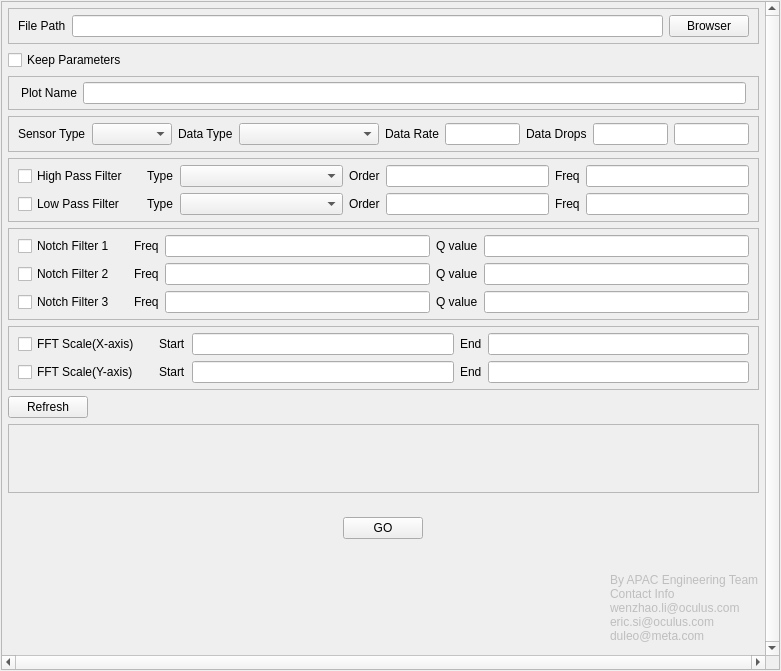
<?xml version="1.0" encoding="UTF-8"?>
<ui version="4.0">
 <class>MainWindow</class>
 <widget class="QMainWindow" name="MainWindow">
  <property name="geometry">
   <rect>
    <x>0</x>
    <y>0</y>
    <width>781</width>
    <height>671</height>
   </rect>
  </property>
  <property name="sizePolicy">
   <sizepolicy hsizetype="Fixed" vsizetype="Fixed">
    <horstretch>1</horstretch>
    <verstretch>0</verstretch>
   </sizepolicy>
  </property>
  <property name="windowTitle">
   <string>MainWindow</string>
  </property>
  <property name="styleSheet">
   <string notr="true">Fusion</string>
  </property>
  <widget class="QWidget" name="centralwidget">
   <property name="sizePolicy">
    <sizepolicy hsizetype="Expanding" vsizetype="Expanding">
     <horstretch>0</horstretch>
     <verstretch>0</verstretch>
    </sizepolicy>
   </property>
   <property name="minimumSize">
    <size>
     <width>0</width>
     <height>451</height>
    </size>
   </property>
   <property name="acceptDrops">
    <bool>true</bool>
   </property>
   <layout class="QVBoxLayout" name="verticalLayout">
    <property name="spacing">
     <number>6</number>
    </property>
    <property name="leftMargin">
     <number>1</number>
    </property>
    <property name="topMargin">
     <number>1</number>
    </property>
    <property name="rightMargin">
     <number>1</number>
    </property>
    <property name="bottomMargin">
     <number>1</number>
    </property>
    <item>
     <widget class="QScrollArea" name="scrollArea">
      <property name="mouseTracking">
       <bool>false</bool>
      </property>
      <property name="tabletTracking">
       <bool>false</bool>
      </property>
      <property name="focusPolicy">
       <enum>Qt::FocusPolicy::StrongFocus</enum>
      </property>
      <property name="acceptDrops">
       <bool>true</bool>
      </property>
      <property name="frameShape">
       <enum>QFrame::Shape::StyledPanel</enum>
      </property>
      <property name="frameShadow">
       <enum>QFrame::Shadow::Raised</enum>
      </property>
      <property name="verticalScrollBarPolicy">
       <enum>Qt::ScrollBarPolicy::ScrollBarAlwaysOn</enum>
      </property>
      <property name="horizontalScrollBarPolicy">
       <enum>Qt::ScrollBarPolicy::ScrollBarAlwaysOn</enum>
      </property>
      <property name="sizeAdjustPolicy">
       <enum>QAbstractScrollArea::SizeAdjustPolicy::AdjustToContents</enum>
      </property>
      <property name="widgetResizable">
       <bool>true</bool>
      </property>
      <widget class="QWidget" name="scrollAreaWidgetContents">
       <property name="geometry">
        <rect>
         <x>0</x>
         <y>0</y>
         <width>765</width>
         <height>655</height>
        </rect>
       </property>
       <property name="sizePolicy">
        <sizepolicy hsizetype="Expanding" vsizetype="Expanding">
         <horstretch>1</horstretch>
         <verstretch>1</verstretch>
        </sizepolicy>
       </property>
       <property name="focusPolicy">
        <enum>Qt::FocusPolicy::NoFocus</enum>
       </property>
       <property name="acceptDrops">
        <bool>true</bool>
       </property>
       <layout class="QVBoxLayout" name="verticalLayout_3">
        <property name="leftMargin">
         <number>6</number>
        </property>
        <property name="topMargin">
         <number>6</number>
        </property>
        <property name="rightMargin">
         <number>6</number>
        </property>
        <property name="bottomMargin">
         <number>6</number>
        </property>
        <item>
         <widget class="QFrame" name="fileBrowserFrm">
          <property name="enabled">
           <bool>true</bool>
          </property>
          <property name="sizePolicy">
           <sizepolicy hsizetype="Expanding" vsizetype="Fixed">
            <horstretch>1</horstretch>
            <verstretch>0</verstretch>
           </sizepolicy>
          </property>
          <property name="acceptDrops">
           <bool>true</bool>
          </property>
          <property name="frameShape">
           <enum>QFrame::Shape::StyledPanel</enum>
          </property>
          <property name="frameShadow">
           <enum>QFrame::Shadow::Sunken</enum>
          </property>
          <property name="lineWidth">
           <number>1</number>
          </property>
          <layout class="QHBoxLayout" name="horizontalLayout_2" stretch="0,0,0">
           <property name="spacing">
            <number>6</number>
           </property>
           <property name="sizeConstraint">
            <enum>QLayout::SizeConstraint::SetNoConstraint</enum>
           </property>
           <property name="topMargin">
            <number>6</number>
           </property>
           <property name="bottomMargin">
            <number>6</number>
           </property>
           <item>
            <widget class="QLabel" name="filaPathLab">
             <property name="text">
              <string>File Path</string>
             </property>
            </widget>
           </item>
           <item>
            <widget class="QLineEdit" name="fileEntry">
             <property name="focusPolicy">
              <enum>Qt::FocusPolicy::WheelFocus</enum>
             </property>
             <property name="acceptDrops">
              <bool>true</bool>
             </property>
             <property name="dragEnabled">
              <bool>true</bool>
             </property>
            </widget>
           </item>
           <item>
            <widget class="QPushButton" name="browserBtn">
             <property name="focusPolicy">
              <enum>Qt::FocusPolicy::NoFocus</enum>
             </property>
             <property name="autoFillBackground">
              <bool>false</bool>
             </property>
             <property name="text">
              <string>Browser</string>
             </property>
            </widget>
           </item>
          </layout>
         </widget>
        </item>
        <item>
         <widget class="QFrame" name="keepFrm">
          <property name="sizePolicy">
           <sizepolicy hsizetype="Fixed" vsizetype="Fixed">
            <horstretch>1</horstretch>
            <verstretch>0</verstretch>
           </sizepolicy>
          </property>
          <property name="frameShape">
           <enum>QFrame::Shape::NoFrame</enum>
          </property>
          <property name="frameShadow">
           <enum>QFrame::Shadow::Raised</enum>
          </property>
          <layout class="QGridLayout" name="gridLayout_4">
           <property name="leftMargin">
            <number>0</number>
           </property>
           <property name="topMargin">
            <number>0</number>
           </property>
           <property name="bottomMargin">
            <number>0</number>
           </property>
           <item row="0" column="0">
            <widget class="QCheckBox" name="keepParamCkb">
             <property name="text">
              <string>Keep Parameters</string>
             </property>
            </widget>
           </item>
          </layout>
         </widget>
        </item>
        <item>
         <widget class="QFrame" name="plotNameFrm">
          <property name="sizePolicy">
           <sizepolicy hsizetype="Expanding" vsizetype="Fixed">
            <horstretch>0</horstretch>
            <verstretch>0</verstretch>
           </sizepolicy>
          </property>
          <property name="frameShape">
           <enum>QFrame::Shape::StyledPanel</enum>
          </property>
          <property name="frameShadow">
           <enum>QFrame::Shadow::Sunken</enum>
          </property>
          <layout class="QHBoxLayout" name="horizontalLayout">
           <property name="leftMargin">
            <number>12</number>
           </property>
           <property name="topMargin">
            <number>5</number>
           </property>
           <property name="rightMargin">
            <number>12</number>
           </property>
           <property name="bottomMargin">
            <number>5</number>
           </property>
           <item>
            <widget class="QLabel" name="plotNameLab">
             <property name="sizePolicy">
              <sizepolicy hsizetype="Fixed" vsizetype="Fixed">
               <horstretch>0</horstretch>
               <verstretch>0</verstretch>
              </sizepolicy>
             </property>
             <property name="text">
              <string>Plot Name</string>
             </property>
            </widget>
           </item>
           <item>
            <widget class="QLineEdit" name="plotNameEntry"/>
           </item>
          </layout>
         </widget>
        </item>
        <item>
         <widget class="QFrame" name="paramFrm">
          <property name="enabled">
           <bool>true</bool>
          </property>
          <property name="sizePolicy">
           <sizepolicy hsizetype="Expanding" vsizetype="Fixed">
            <horstretch>1</horstretch>
            <verstretch>0</verstretch>
           </sizepolicy>
          </property>
          <property name="frameShape">
           <enum>QFrame::Shape::StyledPanel</enum>
          </property>
          <property name="frameShadow">
           <enum>QFrame::Shadow::Sunken</enum>
          </property>
          <layout class="QGridLayout" name="gridLayout">
           <property name="topMargin">
            <number>6</number>
           </property>
           <property name="bottomMargin">
            <number>6</number>
           </property>
           <item row="1" column="5">
            <widget class="QLineEdit" name="dataRateEntry">
             <property name="sizePolicy">
              <sizepolicy hsizetype="Expanding" vsizetype="Fixed">
               <horstretch>1</horstretch>
               <verstretch>0</verstretch>
              </sizepolicy>
             </property>
             <property name="minimumSize">
              <size>
               <width>40</width>
               <height>0</height>
              </size>
             </property>
            </widget>
           </item>
           <item row="1" column="4">
            <widget class="QLabel" name="dataRateLab">
             <property name="text">
              <string>Data Rate</string>
             </property>
            </widget>
           </item>
           <item row="1" column="1">
            <widget class="QComboBox" name="sensorTypeComb">
             <property name="sizePolicy">
              <sizepolicy hsizetype="Preferred" vsizetype="Fixed">
               <horstretch>1</horstretch>
               <verstretch>0</verstretch>
              </sizepolicy>
             </property>
             <property name="minimumSize">
              <size>
               <width>80</width>
               <height>0</height>
              </size>
             </property>
             <item>
              <property name="text">
               <string/>
              </property>
             </item>
             <item>
              <property name="text">
               <string>ALT</string>
              </property>
             </item>
             <item>
              <property name="text">
               <string>BTI</string>
              </property>
             </item>
             <item>
              <property name="text">
               <string>EMG</string>
              </property>
             </item>
             <item>
              <property name="text">
               <string>IMU</string>
              </property>
             </item>
             <item>
              <property name="text">
               <string>MAG</string>
              </property>
             </item>
             <item>
              <property name="text">
               <string>PPG</string>
              </property>
             </item>
            </widget>
           </item>
           <item row="1" column="7">
            <widget class="QLineEdit" name="dataDropStartEntry">
             <property name="sizePolicy">
              <sizepolicy hsizetype="Expanding" vsizetype="Fixed">
               <horstretch>1</horstretch>
               <verstretch>0</verstretch>
              </sizepolicy>
             </property>
             <property name="minimumSize">
              <size>
               <width>40</width>
               <height>0</height>
              </size>
             </property>
             <property name="toolTip">
              <string>&lt;html&gt;&lt;head/&gt;&lt;body&gt;&lt;p&gt;start number of samples&lt;/p&gt;&lt;/body&gt;&lt;/html&gt;</string>
             </property>
            </widget>
           </item>
           <item row="1" column="2">
            <widget class="QLabel" name="dataTypeLab">
             <property name="text">
              <string>Data Type</string>
             </property>
            </widget>
           </item>
           <item row="1" column="0">
            <widget class="QLabel" name="sensorTypeLab">
             <property name="text">
              <string>Sensor Type</string>
             </property>
            </widget>
           </item>
           <item row="1" column="6">
            <widget class="QLabel" name="dataDropsLab">
             <property name="toolTip">
              <string>&lt;html&gt;&lt;head/&gt;&lt;body&gt;&lt;p&gt;specify the data to drop, e.g.: start 2, end 100, mean only visulize data from line 2 to line 100&lt;/p&gt;&lt;/body&gt;&lt;/html&gt;</string>
             </property>
             <property name="text">
              <string>Data Drops</string>
             </property>
            </widget>
           </item>
           <item row="1" column="3">
            <widget class="QComboBox" name="dataTypeComb">
             <property name="sizePolicy">
              <sizepolicy hsizetype="Expanding" vsizetype="Fixed">
               <horstretch>1</horstretch>
               <verstretch>0</verstretch>
              </sizepolicy>
             </property>
             <property name="minimumSize">
              <size>
               <width>140</width>
               <height>0</height>
              </size>
             </property>
             <item>
              <property name="text">
               <string/>
              </property>
             </item>
             <item>
              <property name="text">
               <string>Raw Data</string>
              </property>
             </item>
             <item>
              <property name="text">
               <string>Tester Data</string>
              </property>
             </item>
             <item>
              <property name="text">
               <string>Summary Data</string>
              </property>
             </item>
            </widget>
           </item>
           <item row="1" column="8">
            <widget class="QLineEdit" name="dataDropEndEntry">
             <property name="sizePolicy">
              <sizepolicy hsizetype="Expanding" vsizetype="Fixed">
               <horstretch>1</horstretch>
               <verstretch>0</verstretch>
              </sizepolicy>
             </property>
             <property name="minimumSize">
              <size>
               <width>40</width>
               <height>0</height>
              </size>
             </property>
             <property name="toolTip">
              <string>&lt;html&gt;&lt;head/&gt;&lt;body&gt;&lt;p&gt;end number of samples, -1 for the end of data&lt;/p&gt;&lt;/body&gt;&lt;/html&gt;</string>
             </property>
            </widget>
           </item>
          </layout>
         </widget>
        </item>
        <item>
         <widget class="QFrame" name="filterFrm">
          <property name="sizePolicy">
           <sizepolicy hsizetype="Expanding" vsizetype="Fixed">
            <horstretch>1</horstretch>
            <verstretch>0</verstretch>
           </sizepolicy>
          </property>
          <property name="frameShape">
           <enum>QFrame::Shape::StyledPanel</enum>
          </property>
          <property name="frameShadow">
           <enum>QFrame::Shadow::Sunken</enum>
          </property>
          <layout class="QGridLayout" name="gridLayout_2">
           <property name="topMargin">
            <number>6</number>
           </property>
           <property name="bottomMargin">
            <number>6</number>
           </property>
           <item row="0" column="4">
            <widget class="QLabel" name="hpfOrdLab">
             <property name="text">
              <string>Order</string>
             </property>
            </widget>
           </item>
           <item row="1" column="4">
            <widget class="QLabel" name="lpfOrdLab">
             <property name="text">
              <string>Order</string>
             </property>
            </widget>
           </item>
           <item row="0" column="3">
            <widget class="QComboBox" name="hpfTypeComb">
             <property name="sizePolicy">
              <sizepolicy hsizetype="Preferred" vsizetype="Fixed">
               <horstretch>1</horstretch>
               <verstretch>0</verstretch>
              </sizepolicy>
             </property>
             <property name="minimumSize">
              <size>
               <width>80</width>
               <height>0</height>
              </size>
             </property>
             <item>
              <property name="text">
               <string/>
              </property>
             </item>
             <item>
              <property name="text">
               <string>lfilter</string>
              </property>
             </item>
             <item>
              <property name="text">
               <string>filtfilt</string>
              </property>
             </item>
            </widget>
           </item>
           <item row="0" column="7">
            <widget class="QLineEdit" name="hpfFreqEntry">
             <property name="sizePolicy">
              <sizepolicy hsizetype="Expanding" vsizetype="Fixed">
               <horstretch>1</horstretch>
               <verstretch>0</verstretch>
              </sizepolicy>
             </property>
             <property name="acceptDrops">
              <bool>false</bool>
             </property>
            </widget>
           </item>
           <item row="0" column="6">
            <widget class="QLabel" name="hpfFreqLab">
             <property name="text">
              <string>Freq</string>
             </property>
            </widget>
           </item>
           <item row="1" column="0">
            <widget class="QCheckBox" name="lpfChkb">
             <property name="text">
              <string>Low Pass Filter</string>
             </property>
            </widget>
           </item>
           <item row="0" column="5">
            <widget class="QLineEdit" name="hpfOrdEntry">
             <property name="sizePolicy">
              <sizepolicy hsizetype="Expanding" vsizetype="Fixed">
               <horstretch>1</horstretch>
               <verstretch>0</verstretch>
              </sizepolicy>
             </property>
             <property name="acceptDrops">
              <bool>false</bool>
             </property>
             <property name="styleSheet">
              <string notr="true"/>
             </property>
            </widget>
           </item>
           <item row="1" column="5">
            <widget class="QLineEdit" name="lpfOrdEntry">
             <property name="sizePolicy">
              <sizepolicy hsizetype="Expanding" vsizetype="Fixed">
               <horstretch>1</horstretch>
               <verstretch>0</verstretch>
              </sizepolicy>
             </property>
             <property name="acceptDrops">
              <bool>false</bool>
             </property>
            </widget>
           </item>
           <item row="1" column="2">
            <widget class="QLabel" name="lpfTypeLab">
             <property name="text">
              <string>Type</string>
             </property>
            </widget>
           </item>
           <item row="1" column="6">
            <widget class="QLabel" name="lpfFreqLab">
             <property name="text">
              <string>Freq</string>
             </property>
            </widget>
           </item>
           <item row="1" column="7">
            <widget class="QLineEdit" name="lpfFreqEntry">
             <property name="sizePolicy">
              <sizepolicy hsizetype="Expanding" vsizetype="Fixed">
               <horstretch>1</horstretch>
               <verstretch>0</verstretch>
              </sizepolicy>
             </property>
             <property name="acceptDrops">
              <bool>false</bool>
             </property>
            </widget>
           </item>
           <item row="0" column="2">
            <widget class="QLabel" name="hpfTypeLab">
             <property name="text">
              <string>Type</string>
             </property>
            </widget>
           </item>
           <item row="1" column="3">
            <widget class="QComboBox" name="lpfTypeComb">
             <property name="sizePolicy">
              <sizepolicy hsizetype="Preferred" vsizetype="Fixed">
               <horstretch>1</horstretch>
               <verstretch>0</verstretch>
              </sizepolicy>
             </property>
             <property name="minimumSize">
              <size>
               <width>80</width>
               <height>0</height>
              </size>
             </property>
             <item>
              <property name="text">
               <string/>
              </property>
             </item>
             <item>
              <property name="text">
               <string>lfilter</string>
              </property>
             </item>
             <item>
              <property name="text">
               <string>filtfilt</string>
              </property>
             </item>
            </widget>
           </item>
           <item row="0" column="0">
            <widget class="QCheckBox" name="hpfChkb">
             <property name="text">
              <string>High Pass Filter</string>
             </property>
            </widget>
           </item>
           <item row="1" column="1">
            <widget class="QLabel" name="pfPadLad2">
             <property name="text">
              <string/>
             </property>
            </widget>
           </item>
           <item row="0" column="1">
            <widget class="QLabel" name="pfPadLab1">
             <property name="text">
              <string/>
             </property>
            </widget>
           </item>
          </layout>
         </widget>
        </item>
        <item>
         <widget class="QFrame" name="filterfFm2">
          <property name="sizePolicy">
           <sizepolicy hsizetype="Expanding" vsizetype="Fixed">
            <horstretch>1</horstretch>
            <verstretch>0</verstretch>
           </sizepolicy>
          </property>
          <property name="frameShape">
           <enum>QFrame::Shape::StyledPanel</enum>
          </property>
          <property name="frameShadow">
           <enum>QFrame::Shadow::Sunken</enum>
          </property>
          <layout class="QGridLayout" name="gridLayout_6">
           <property name="topMargin">
            <number>6</number>
           </property>
           <property name="bottomMargin">
            <number>6</number>
           </property>
           <item row="0" column="0">
            <widget class="QCheckBox" name="nf1Chkb">
             <property name="text">
              <string>Notch Filter 1</string>
             </property>
            </widget>
           </item>
           <item row="0" column="1">
            <widget class="QLabel" name="nfPadLab1">
             <property name="text">
              <string/>
             </property>
            </widget>
           </item>
           <item row="0" column="2">
            <widget class="QLabel" name="nf1FreqLab">
             <property name="text">
              <string>Freq</string>
             </property>
            </widget>
           </item>
           <item row="0" column="3">
            <widget class="QLineEdit" name="nf1FreqEntry">
             <property name="sizePolicy">
              <sizepolicy hsizetype="Expanding" vsizetype="Fixed">
               <horstretch>1</horstretch>
               <verstretch>0</verstretch>
              </sizepolicy>
             </property>
             <property name="acceptDrops">
              <bool>false</bool>
             </property>
            </widget>
           </item>
           <item row="0" column="4">
            <widget class="QLabel" name="nf1QLab">
             <property name="text">
              <string>Q value</string>
             </property>
            </widget>
           </item>
           <item row="0" column="5">
            <widget class="QLineEdit" name="nf1QEntry">
             <property name="sizePolicy">
              <sizepolicy hsizetype="Expanding" vsizetype="Fixed">
               <horstretch>1</horstretch>
               <verstretch>0</verstretch>
              </sizepolicy>
             </property>
             <property name="acceptDrops">
              <bool>false</bool>
             </property>
            </widget>
           </item>
           <item row="1" column="0">
            <widget class="QCheckBox" name="nf2Chkb">
             <property name="text">
              <string>Notch Filter 2</string>
             </property>
            </widget>
           </item>
           <item row="1" column="1">
            <widget class="QLabel" name="nfPadLab2">
             <property name="text">
              <string/>
             </property>
            </widget>
           </item>
           <item row="1" column="2">
            <widget class="QLabel" name="nf2FreqLab">
             <property name="text">
              <string>Freq</string>
             </property>
            </widget>
           </item>
           <item row="1" column="3">
            <widget class="QLineEdit" name="nf2FreqEntry">
             <property name="sizePolicy">
              <sizepolicy hsizetype="Expanding" vsizetype="Fixed">
               <horstretch>1</horstretch>
               <verstretch>0</verstretch>
              </sizepolicy>
             </property>
             <property name="acceptDrops">
              <bool>false</bool>
             </property>
            </widget>
           </item>
           <item row="1" column="4">
            <widget class="QLabel" name="nf2QLab">
             <property name="text">
              <string>Q value</string>
             </property>
            </widget>
           </item>
           <item row="1" column="5">
            <widget class="QLineEdit" name="nf2QEntry">
             <property name="sizePolicy">
              <sizepolicy hsizetype="Expanding" vsizetype="Fixed">
               <horstretch>1</horstretch>
               <verstretch>0</verstretch>
              </sizepolicy>
             </property>
             <property name="acceptDrops">
              <bool>false</bool>
             </property>
            </widget>
           </item>
           <item row="2" column="0">
            <widget class="QCheckBox" name="nf3Chkb">
             <property name="text">
              <string>Notch Filter 3</string>
             </property>
            </widget>
           </item>
           <item row="2" column="1">
            <widget class="QLabel" name="nfPadLab3">
             <property name="text">
              <string/>
             </property>
            </widget>
           </item>
           <item row="2" column="2">
            <widget class="QLabel" name="nf3FreqLab">
             <property name="text">
              <string>Freq</string>
             </property>
            </widget>
           </item>
           <item row="2" column="3">
            <widget class="QLineEdit" name="nf3FreqEntry">
             <property name="sizePolicy">
              <sizepolicy hsizetype="Expanding" vsizetype="Fixed">
               <horstretch>1</horstretch>
               <verstretch>0</verstretch>
              </sizepolicy>
             </property>
             <property name="acceptDrops">
              <bool>false</bool>
             </property>
            </widget>
           </item>
           <item row="2" column="4">
            <widget class="QLabel" name="nf3QLab">
             <property name="text">
              <string>Q value</string>
             </property>
            </widget>
           </item>
           <item row="2" column="5">
            <widget class="QLineEdit" name="nf3QEntry">
             <property name="sizePolicy">
              <sizepolicy hsizetype="Expanding" vsizetype="Fixed">
               <horstretch>1</horstretch>
               <verstretch>0</verstretch>
              </sizepolicy>
             </property>
             <property name="acceptDrops">
              <bool>false</bool>
             </property>
            </widget>
           </item>
          </layout>
         </widget>
        </item>
        <item>
         <widget class="QFrame" name="scaleFrm">
          <property name="sizePolicy">
           <sizepolicy hsizetype="Preferred" vsizetype="Fixed">
            <horstretch>0</horstretch>
            <verstretch>0</verstretch>
           </sizepolicy>
          </property>
          <property name="frameShape">
           <enum>QFrame::Shape::StyledPanel</enum>
          </property>
          <property name="frameShadow">
           <enum>QFrame::Shadow::Sunken</enum>
          </property>
          <layout class="QGridLayout" name="gridLayout_3">
           <property name="topMargin">
            <number>6</number>
           </property>
           <property name="bottomMargin">
            <number>6</number>
           </property>
           <item row="0" column="0">
            <widget class="QCheckBox" name="fftScaleXChkb">
             <property name="text">
              <string>FFT Scale(X-axis)</string>
             </property>
            </widget>
           </item>
           <item row="0" column="3">
            <widget class="QLineEdit" name="fftScaleXStartEntry">
             <property name="sizePolicy">
              <sizepolicy hsizetype="Expanding" vsizetype="Fixed">
               <horstretch>1</horstretch>
               <verstretch>0</verstretch>
              </sizepolicy>
             </property>
             <property name="acceptDrops">
              <bool>false</bool>
             </property>
            </widget>
           </item>
           <item row="1" column="5">
            <widget class="QLineEdit" name="fftScaleYEndEntry">
             <property name="sizePolicy">
              <sizepolicy hsizetype="Expanding" vsizetype="Fixed">
               <horstretch>1</horstretch>
               <verstretch>0</verstretch>
              </sizepolicy>
             </property>
             <property name="acceptDrops">
              <bool>false</bool>
             </property>
            </widget>
           </item>
           <item row="0" column="1">
            <widget class="QLabel" name="fftPadLab1">
             <property name="text">
              <string/>
             </property>
            </widget>
           </item>
           <item row="1" column="1">
            <widget class="QLabel" name="fftPadLab2">
             <property name="text">
              <string/>
             </property>
            </widget>
           </item>
           <item row="1" column="0">
            <widget class="QCheckBox" name="fftScaleYChkb">
             <property name="text">
              <string>FFT Scale(Y-axis)</string>
             </property>
            </widget>
           </item>
           <item row="1" column="2">
            <widget class="QLabel" name="fftScaleYStartLab">
             <property name="text">
              <string>Start</string>
             </property>
            </widget>
           </item>
           <item row="0" column="4">
            <widget class="QLabel" name="fftScaleXEndLab">
             <property name="text">
              <string>End</string>
             </property>
            </widget>
           </item>
           <item row="0" column="2">
            <widget class="QLabel" name="fftScaleXStartLab">
             <property name="text">
              <string>Start</string>
             </property>
            </widget>
           </item>
           <item row="1" column="4">
            <widget class="QLabel" name="fftScaleYEndLab">
             <property name="text">
              <string>End</string>
             </property>
            </widget>
           </item>
           <item row="0" column="5">
            <widget class="QLineEdit" name="fftScaleXEndEntry">
             <property name="sizePolicy">
              <sizepolicy hsizetype="Expanding" vsizetype="Fixed">
               <horstretch>1</horstretch>
               <verstretch>0</verstretch>
              </sizepolicy>
             </property>
             <property name="acceptDrops">
              <bool>false</bool>
             </property>
            </widget>
           </item>
           <item row="1" column="3">
            <widget class="QLineEdit" name="fftScaleYStartEntry">
             <property name="sizePolicy">
              <sizepolicy hsizetype="Expanding" vsizetype="Fixed">
               <horstretch>1</horstretch>
               <verstretch>0</verstretch>
              </sizepolicy>
             </property>
             <property name="acceptDrops">
              <bool>false</bool>
             </property>
            </widget>
           </item>
          </layout>
         </widget>
        </item>
        <item>
         <widget class="QFrame" name="refreshFrm">
          <property name="sizePolicy">
           <sizepolicy hsizetype="Fixed" vsizetype="Fixed">
            <horstretch>0</horstretch>
            <verstretch>0</verstretch>
           </sizepolicy>
          </property>
          <property name="frameShape">
           <enum>QFrame::Shape::NoFrame</enum>
          </property>
          <property name="frameShadow">
           <enum>QFrame::Shadow::Raised</enum>
          </property>
          <layout class="QGridLayout" name="gridLayout_5">
           <property name="leftMargin">
            <number>0</number>
           </property>
           <property name="topMargin">
            <number>0</number>
           </property>
           <property name="bottomMargin">
            <number>0</number>
           </property>
           <item row="0" column="0">
            <widget class="QPushButton" name="refreshDataBtn">
             <property name="text">
              <string>Refresh</string>
             </property>
            </widget>
           </item>
          </layout>
         </widget>
        </item>
        <item>
         <widget class="QFrame" name="channelFrm">
          <property name="sizePolicy">
           <sizepolicy hsizetype="Expanding" vsizetype="Preferred">
            <horstretch>1</horstretch>
            <verstretch>0</verstretch>
           </sizepolicy>
          </property>
          <property name="frameShape">
           <enum>QFrame::Shape::StyledPanel</enum>
          </property>
          <property name="frameShadow">
           <enum>QFrame::Shadow::Raised</enum>
          </property>
         </widget>
        </item>
        <item alignment="Qt::AlignmentFlag::AlignHCenter|Qt::AlignmentFlag::AlignVCenter">
         <widget class="QFrame" name="goBtnFrm">
          <property name="sizePolicy">
           <sizepolicy hsizetype="Expanding" vsizetype="Fixed">
            <horstretch>0</horstretch>
            <verstretch>0</verstretch>
           </sizepolicy>
          </property>
          <property name="frameShape">
           <enum>QFrame::Shape::NoFrame</enum>
          </property>
          <property name="frameShadow">
           <enum>QFrame::Shadow::Raised</enum>
          </property>
          <layout class="QVBoxLayout" name="verticalLayout_2">
           <property name="leftMargin">
            <number>0</number>
           </property>
           <property name="topMargin">
            <number>0</number>
           </property>
           <property name="rightMargin">
            <number>0</number>
           </property>
           <item alignment="Qt::AlignmentFlag::AlignVCenter">
            <widget class="QPushButton" name="goBtn">
             <property name="sizePolicy">
              <sizepolicy hsizetype="Fixed" vsizetype="Fixed">
               <horstretch>0</horstretch>
               <verstretch>0</verstretch>
              </sizepolicy>
             </property>
             <property name="text">
              <string>GO</string>
             </property>
            </widget>
           </item>
          </layout>
         </widget>
        </item>
        <item alignment="Qt::AlignmentFlag::AlignRight|Qt::AlignmentFlag::AlignBottom">
         <widget class="QFrame" name="contactFrm">
          <property name="enabled">
           <bool>false</bool>
          </property>
          <property name="sizePolicy">
           <sizepolicy hsizetype="Fixed" vsizetype="Fixed">
            <horstretch>0</horstretch>
            <verstretch>0</verstretch>
           </sizepolicy>
          </property>
          <property name="frameShape">
           <enum>QFrame::Shape::NoFrame</enum>
          </property>
          <property name="frameShadow">
           <enum>QFrame::Shadow::Raised</enum>
          </property>
          <layout class="QVBoxLayout" name="verticalLayout_4">
           <property name="spacing">
            <number>0</number>
           </property>
           <property name="leftMargin">
            <number>6</number>
           </property>
           <property name="topMargin">
            <number>0</number>
           </property>
           <property name="rightMargin">
            <number>0</number>
           </property>
           <property name="bottomMargin">
            <number>6</number>
           </property>
           <item>
            <widget class="QLabel" name="contactTeamLab">
             <property name="text">
              <string>By APAC Engineering Team</string>
             </property>
             <property name="margin">
              <number>0</number>
             </property>
            </widget>
           </item>
           <item>
            <widget class="QLabel" name="contactInfoLab">
             <property name="enabled">
              <bool>false</bool>
             </property>
             <property name="sizePolicy">
              <sizepolicy hsizetype="Fixed" vsizetype="Fixed">
               <horstretch>0</horstretch>
               <verstretch>0</verstretch>
              </sizepolicy>
             </property>
             <property name="layoutDirection">
              <enum>Qt::LayoutDirection::LeftToRight</enum>
             </property>
             <property name="lineWidth">
              <number>0</number>
             </property>
             <property name="text">
              <string>Contact Info</string>
             </property>
            </widget>
           </item>
           <item>
            <widget class="QLabel" name="contactEmailLab1">
             <property name="enabled">
              <bool>false</bool>
             </property>
             <property name="sizePolicy">
              <sizepolicy hsizetype="Fixed" vsizetype="Fixed">
               <horstretch>0</horstretch>
               <verstretch>0</verstretch>
              </sizepolicy>
             </property>
             <property name="text">
              <string>wenzhao.li@oculus.com</string>
             </property>
             <property name="wordWrap">
              <bool>true</bool>
             </property>
            </widget>
           </item>
           <item>
            <widget class="QLabel" name="contactEmailLab2">
             <property name="enabled">
              <bool>false</bool>
             </property>
             <property name="sizePolicy">
              <sizepolicy hsizetype="Fixed" vsizetype="Fixed">
               <horstretch>0</horstretch>
               <verstretch>0</verstretch>
              </sizepolicy>
             </property>
             <property name="text">
              <string>eric.si@oculus.com</string>
             </property>
            </widget>
           </item>
           <item>
            <widget class="QLabel" name="contactEmailLab3">
             <property name="enabled">
              <bool>false</bool>
             </property>
             <property name="sizePolicy">
              <sizepolicy hsizetype="Fixed" vsizetype="Fixed">
               <horstretch>0</horstretch>
               <verstretch>0</verstretch>
              </sizepolicy>
             </property>
             <property name="text">
              <string>duleo@meta.com</string>
             </property>
            </widget>
           </item>
          </layout>
         </widget>
        </item>
       </layout>
       <zorder>fileBrowserFrm</zorder>
       <zorder>paramFrm</zorder>
       <zorder>filterFrm</zorder>
       <zorder>scaleFrm</zorder>
       <zorder>channelFrm</zorder>
       <zorder>keepFrm</zorder>
       <zorder>refreshFrm</zorder>
       <zorder>goBtnFrm</zorder>
       <zorder>filterfFm2</zorder>
       <zorder>contactFrm</zorder>
       <zorder>plotNameFrm</zorder>
      </widget>
     </widget>
    </item>
   </layout>
  </widget>
  <action name="action1">
   <property name="text">
    <string>1</string>
   </property>
  </action>
  <action name="action2">
   <property name="text">
    <string>2</string>
   </property>
  </action>
 </widget>
 <resources/>
 <connections/>
</ui>
